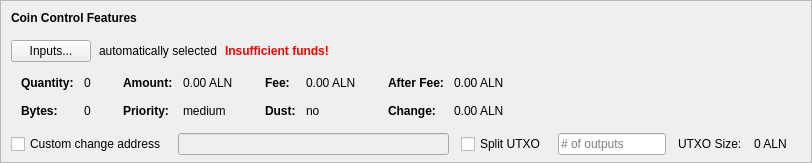
    <widget class="QFrame" name="frameCoinControl">
     <property name="sizePolicy">
      <sizepolicy hsizetype="Expanding" vsizetype="Expanding">
       <horstretch>0</horstretch>
       <verstretch>0</verstretch>
      </sizepolicy>
     </property>
     <property name="maximumSize">
      <size>
       <width>16777215</width>
       <height>16777215</height>
      </size>
     </property>
     <property name="frameShape">
      <enum>QFrame::StyledPanel</enum>
     </property>
     <property name="frameShadow">
      <enum>QFrame::Sunken</enum>
     </property>
     <layout class="QVBoxLayout" name="verticalLayoutCoinControl2">
      <property name="spacing">
       <number>0</number>
      </property>
      <property name="leftMargin">
       <number>0</number>
      </property>
      <property name="topMargin">
       <number>0</number>
      </property>
      <property name="rightMargin">
       <number>0</number>
      </property>
      <property name="bottomMargin">
       <number>6</number>
      </property>
      <item>
       <layout class="QVBoxLayout" name="verticalLayoutCoinControl" stretch="0,0,0,0,1">
        <property name="spacing">
         <number>0</number>
        </property>
        <property name="leftMargin">
         <number>10</number>
        </property>
        <property name="topMargin">
         <number>10</number>
        </property>
        <item>
         <layout class="QHBoxLayout" name="horizontalLayoutCoinControl1">
          <property name="bottomMargin">
           <number>15</number>
          </property>
          <item>
           <widget class="QLabel" name="labelCoinControlFeatures">
            <property name="sizePolicy">
             <sizepolicy hsizetype="Preferred" vsizetype="Maximum">
              <horstretch>0</horstretch>
              <verstretch>0</verstretch>
             </sizepolicy>
            </property>
            <property name="font">
             <font>
              <weight>75</weight>
              <bold>true</bold>
             </font>
            </property>
            <property name="styleSheet">
             <string notr="true">font-weight:bold;</string>
            </property>
            <property name="text">
             <string>Coin Control Features</string>
            </property>
           </widget>
          </item>
         </layout>
        </item>
        <item>
         <layout class="QHBoxLayout" name="horizontalLayoutCoinControl2" stretch="0,0,0,0">
          <property name="spacing">
           <number>8</number>
          </property>
          <property name="bottomMargin">
           <number>10</number>
          </property>
          <item>
           <widget class="QPushButton" name="pushButtonCoinControl">
            <property name="styleSheet">
             <string notr="true"/>
            </property>
            <property name="text">
             <string>Inputs...</string>
            </property>
            <property name="autoDefault">
             <bool>false</bool>
            </property>
           </widget>
          </item>
          <item>
           <widget class="QLabel" name="labelCoinControlAutomaticallySelected">
            <property name="text">
             <string>automatically selected</string>
            </property>
            <property name="margin">
             <number>5</number>
            </property>
           </widget>
          </item>
          <item>
           <widget class="QLabel" name="labelCoinControlInsuffFunds">
            <property name="font">
             <font>
              <weight>75</weight>
              <bold>true</bold>
             </font>
            </property>
            <property name="styleSheet">
             <string notr="true">color:red;font-weight:bold;</string>
            </property>
            <property name="text">
             <string>Insufficient funds!</string>
            </property>
            <property name="margin">
             <number>5</number>
            </property>
           </widget>
          </item>
          <item>
           <spacer name="horizontalSpacerCoinControl">
            <property name="orientation">
             <enum>Qt::Horizontal</enum>
            </property>
            <property name="sizeHint" stdset="0">
             <size>
              <width>40</width>
              <height>1</height>
             </size>
            </property>
           </spacer>
          </item>
         </layout>
        </item>
        <item>
         <widget class="QWidget" name="widgetCoinControl" native="true">
          <property name="sizePolicy">
           <sizepolicy hsizetype="Preferred" vsizetype="Preferred">
            <horstretch>0</horstretch>
            <verstretch>0</verstretch>
           </sizepolicy>
          </property>
          <property name="minimumSize">
           <size>
            <width>0</width>
            <height>0</height>
           </size>
          </property>
          <property name="styleSheet">
           <string notr="true"/>
          </property>
          <layout class="QHBoxLayout" name="horizontalLayoutCoinControl5">
           <property name="leftMargin">
            <number>0</number>
           </property>
           <property name="topMargin">
            <number>0</number>
           </property>
           <property name="rightMargin">
            <number>0</number>
           </property>
           <property name="bottomMargin">
            <number>0</number>
           </property>
           <item>
            <layout class="QHBoxLayout" name="horizontalLayoutCoinControl3" stretch="0,0,0,1">
             <property name="spacing">
              <number>20</number>
             </property>
             <property name="topMargin">
              <number>0</number>
             </property>
             <property name="bottomMargin">
              <number>10</number>
             </property>
             <item>
              <layout class="QFormLayout" name="formLayoutCoinControl1">
               <property name="horizontalSpacing">
                <number>10</number>
               </property>
               <property name="verticalSpacing">
                <number>14</number>
               </property>
               <property name="leftMargin">
                <number>10</number>
               </property>
               <property name="topMargin">
                <number>4</number>
               </property>
               <property name="rightMargin">
                <number>6</number>
               </property>
               <item row="0" column="0">
                <widget class="QLabel" name="labelCoinControlQuantityText">
                 <property name="font">
                  <font>
                   <weight>75</weight>
                   <bold>true</bold>
                  </font>
                 </property>
                 <property name="text">
                  <string>Quantity:</string>
                 </property>
                 <property name="margin">
                  <number>0</number>
                 </property>
                </widget>
               </item>
               <item row="0" column="1">
                <widget class="QLabel" name="labelCoinControlQuantity">
                 <property name="cursor">
                  <cursorShape>IBeamCursor</cursorShape>
                 </property>
                 <property name="contextMenuPolicy">
                  <enum>Qt::ActionsContextMenu</enum>
                 </property>
                 <property name="text">
                  <string notr="true">0</string>
                 </property>
                 <property name="margin">
                  <number>0</number>
                 </property>
                 <property name="textInteractionFlags">
                  <set>Qt::LinksAccessibleByMouse|Qt::TextSelectableByKeyboard|Qt::TextSelectableByMouse</set>
                 </property>
                </widget>
               </item>
               <item row="1" column="0">
                <widget class="QLabel" name="labelCoinControlBytesText">
                 <property name="font">
                  <font>
                   <weight>75</weight>
                   <bold>true</bold>
                  </font>
                 </property>
                 <property name="text">
                  <string>Bytes:</string>
                 </property>
                </widget>
               </item>
               <item row="1" column="1">
                <widget class="QLabel" name="labelCoinControlBytes">
                 <property name="cursor">
                  <cursorShape>IBeamCursor</cursorShape>
                 </property>
                 <property name="contextMenuPolicy">
                  <enum>Qt::ActionsContextMenu</enum>
                 </property>
                 <property name="text">
                  <string notr="true">0</string>
                 </property>
                 <property name="textInteractionFlags">
                  <set>Qt::LinksAccessibleByMouse|Qt::TextSelectableByKeyboard|Qt::TextSelectableByMouse</set>
                 </property>
                </widget>
               </item>
              </layout>
             </item>
             <item>
              <layout class="QFormLayout" name="formLayoutCoinControl2">
               <property name="horizontalSpacing">
                <number>10</number>
               </property>
               <property name="verticalSpacing">
                <number>14</number>
               </property>
               <property name="leftMargin">
                <number>6</number>
               </property>
               <property name="topMargin">
                <number>4</number>
               </property>
               <property name="rightMargin">
                <number>6</number>
               </property>
               <item row="0" column="0">
                <widget class="QLabel" name="labelCoinControlAmountText">
                 <property name="font">
                  <font>
                   <weight>75</weight>
                   <bold>true</bold>
                  </font>
                 </property>
                 <property name="text">
                  <string>Amount:</string>
                 </property>
                 <property name="margin">
                  <number>0</number>
                 </property>
                </widget>
               </item>
               <item row="0" column="1">
                <widget class="QLabel" name="labelCoinControlAmount">
                 <property name="cursor">
                  <cursorShape>IBeamCursor</cursorShape>
                 </property>
                 <property name="contextMenuPolicy">
                  <enum>Qt::ActionsContextMenu</enum>
                 </property>
                 <property name="text">
                  <string notr="true">0.00 ALN</string>
                 </property>
                 <property name="textInteractionFlags">
                  <set>Qt::LinksAccessibleByMouse|Qt::TextSelectableByKeyboard|Qt::TextSelectableByMouse</set>
                 </property>
                </widget>
               </item>
               <item row="1" column="0">
                <widget class="QLabel" name="labelCoinControlPriorityText">
                 <property name="font">
                  <font>
                   <weight>75</weight>
                   <bold>true</bold>
                  </font>
                 </property>
                 <property name="text">
                  <string>Priority:</string>
                 </property>
                </widget>
               </item>
               <item row="1" column="1">
                <widget class="QLabel" name="labelCoinControlPriority">
                 <property name="cursor">
                  <cursorShape>IBeamCursor</cursorShape>
                 </property>
                 <property name="contextMenuPolicy">
                  <enum>Qt::ActionsContextMenu</enum>
                 </property>
                 <property name="text">
                  <string>medium</string>
                 </property>
                 <property name="textInteractionFlags">
                  <set>Qt::LinksAccessibleByMouse|Qt::TextSelectableByKeyboard|Qt::TextSelectableByMouse</set>
                 </property>
                </widget>
               </item>
              </layout>
             </item>
             <item>
              <layout class="QFormLayout" name="formLayoutCoinControl3">
               <property name="horizontalSpacing">
                <number>10</number>
               </property>
               <property name="verticalSpacing">
                <number>14</number>
               </property>
               <property name="leftMargin">
                <number>6</number>
               </property>
               <property name="topMargin">
                <number>4</number>
               </property>
               <property name="rightMargin">
                <number>6</number>
               </property>
               <item row="0" column="0">
                <widget class="QLabel" name="labelCoinControlFeeText">
                 <property name="font">
                  <font>
                   <weight>75</weight>
                   <bold>true</bold>
                  </font>
                 </property>
                 <property name="text">
                  <string>Fee:</string>
                 </property>
                 <property name="margin">
                  <number>0</number>
                 </property>
                </widget>
               </item>
               <item row="0" column="1">
                <widget class="QLabel" name="labelCoinControlFee">
                 <property name="cursor">
                  <cursorShape>IBeamCursor</cursorShape>
                 </property>
                 <property name="contextMenuPolicy">
                  <enum>Qt::ActionsContextMenu</enum>
                 </property>
                 <property name="text">
                  <string notr="true">0.00 ALN</string>
                 </property>
                 <property name="textInteractionFlags">
                  <set>Qt::LinksAccessibleByMouse|Qt::TextSelectableByKeyboard|Qt::TextSelectableByMouse</set>
                 </property>
                </widget>
               </item>
               <item row="1" column="0">
                <widget class="QLabel" name="labelCoinControlLowOutputText">
                 <property name="font">
                  <font>
                   <weight>75</weight>
                   <bold>true</bold>
                  </font>
                 </property>
                 <property name="text">
                  <string>Dust:</string>
                 </property>
                </widget>
               </item>
               <item row="1" column="1">
                <widget class="QLabel" name="labelCoinControlLowOutput">
                 <property name="cursor">
                  <cursorShape>IBeamCursor</cursorShape>
                 </property>
                 <property name="contextMenuPolicy">
                  <enum>Qt::ActionsContextMenu</enum>
                 </property>
                 <property name="text">
                  <string>no</string>
                 </property>
                 <property name="textInteractionFlags">
                  <set>Qt::LinksAccessibleByMouse|Qt::TextSelectableByKeyboard|Qt::TextSelectableByMouse</set>
                 </property>
                </widget>
               </item>
              </layout>
             </item>
             <item>
              <layout class="QFormLayout" name="formLayoutCoinControl4">
               <property name="horizontalSpacing">
                <number>10</number>
               </property>
               <property name="verticalSpacing">
                <number>14</number>
               </property>
               <property name="leftMargin">
                <number>6</number>
               </property>
               <property name="topMargin">
                <number>4</number>
               </property>
               <property name="rightMargin">
                <number>6</number>
               </property>
               <item row="0" column="0">
                <widget class="QLabel" name="labelCoinControlAfterFeeText">
                 <property name="font">
                  <font>
                   <weight>75</weight>
                   <bold>true</bold>
                  </font>
                 </property>
                 <property name="text">
                  <string>After Fee:</string>
                 </property>
                 <property name="margin">
                  <number>0</number>
                 </property>
                </widget>
               </item>
               <item row="0" column="1">
                <widget class="QLabel" name="labelCoinControlAfterFee">
                 <property name="cursor">
                  <cursorShape>IBeamCursor</cursorShape>
                 </property>
                 <property name="contextMenuPolicy">
                  <enum>Qt::ActionsContextMenu</enum>
                 </property>
                 <property name="text">
                  <string notr="true">0.00 ALN</string>
                 </property>
                 <property name="textInteractionFlags">
                  <set>Qt::LinksAccessibleByMouse|Qt::TextSelectableByKeyboard|Qt::TextSelectableByMouse</set>
                 </property>
                </widget>
               </item>
               <item row="1" column="0">
                <widget class="QLabel" name="labelCoinControlChangeText">
                 <property name="font">
                  <font>
                   <weight>75</weight>
                   <bold>true</bold>
                  </font>
                 </property>
                 <property name="text">
                  <string>Change:</string>
                 </property>
                </widget>
               </item>
               <item row="1" column="1">
                <widget class="QLabel" name="labelCoinControlChange">
                 <property name="cursor">
                  <cursorShape>IBeamCursor</cursorShape>
                 </property>
                 <property name="contextMenuPolicy">
                  <enum>Qt::ActionsContextMenu</enum>
                 </property>
                 <property name="text">
                  <string notr="true">0.00 ALN</string>
                 </property>
                 <property name="textInteractionFlags">
                  <set>Qt::LinksAccessibleByMouse|Qt::TextSelectableByKeyboard|Qt::TextSelectableByMouse</set>
                 </property>
                </widget>
               </item>
              </layout>
             </item>
            </layout>
           </item>
          </layout>
         </widget>
        </item>
        <item>
         <layout class="QHBoxLayout" name="horizontalLayoutCoinControl4" stretch="0,0,0,0,0,0,0">
          <property name="spacing">
           <number>12</number>
          </property>
          <property name="sizeConstraint">
           <enum>QLayout::SetDefaultConstraint</enum>
          </property>
          <property name="topMargin">
           <number>5</number>
          </property>
          <property name="rightMargin">
           <number>5</number>
          </property>
          <item>
           <widget class="QCheckBox" name="checkBoxCoinControlChange">
            <property name="toolTip">
             <string>If this is activated, but the change address is empty or invalid, change will be sent to a newly generated address.</string>
            </property>
            <property name="text">
             <string>Custom change address</string>
            </property>
           </widget>
          </item>
          <item>
           <widget class="QValidatedLineEdit" name="lineEditCoinControlChange">
            <property name="enabled">
             <bool>false</bool>
            </property>
            <property name="sizePolicy">
             <sizepolicy hsizetype="Expanding" vsizetype="Fixed">
              <horstretch>0</horstretch>
              <verstretch>0</verstretch>
             </sizepolicy>
            </property>
           </widget>
          </item>
          <item>
           <widget class="QCheckBox" name="splitBlockCheckBox">
            <property name="text">
             <string>Split UTXO</string>
            </property>
           </widget>
          </item>
          <item>
           <widget class="QLineEdit" name="splitBlockLineEdit">
            <property name="sizePolicy">
             <sizepolicy hsizetype="Fixed" vsizetype="Fixed">
              <horstretch>50</horstretch>
              <verstretch>0</verstretch>
             </sizepolicy>
            </property>
            <property name="placeholderText">
             <string># of outputs</string>
            </property>
           </widget>
          </item>
          <item>
           <widget class="QLabel" name="labelBlockSizeText">
            <property name="text">
             <string>UTXO Size:</string>
            </property>
           </widget>
          </item>
          <item>
           <widget class="QLabel" name="labelBlockSize">
            <property name="text">
             <string>0 ALN</string>
            </property>
           </widget>
          </item>
          <item>
           <widget class="QLabel" name="labelCoinControlChangeLabel">
            <property name="sizePolicy">
             <sizepolicy hsizetype="Preferred" vsizetype="Expanding">
              <horstretch>0</horstretch>
              <verstretch>0</verstretch>
             </sizepolicy>
            </property>
            <property name="minimumSize">
             <size>
              <width>0</width>
              <height>0</height>
             </size>
            </property>
            <property name="text">
             <string/>
            </property>
            <property name="margin">
             <number>3</number>
            </property>
           </widget>
          </item>
         </layout>
        </item>
        <item>
         <spacer name="verticalSpacerCoinControl">
          <property name="orientation">
           <enum>Qt::Vertical</enum>
          </property>
          <property name="sizeHint" stdset="0">
           <size>
            <width>800</width>
            <height>1</height>
           </size>
          </property>
         </spacer>
        </item>
       </layout>
      </item>
     </layout>
    </widget>
